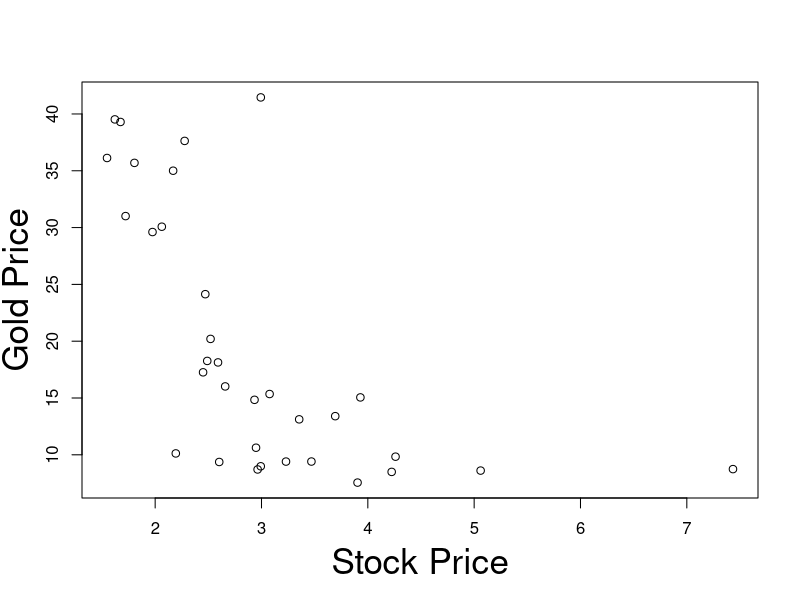
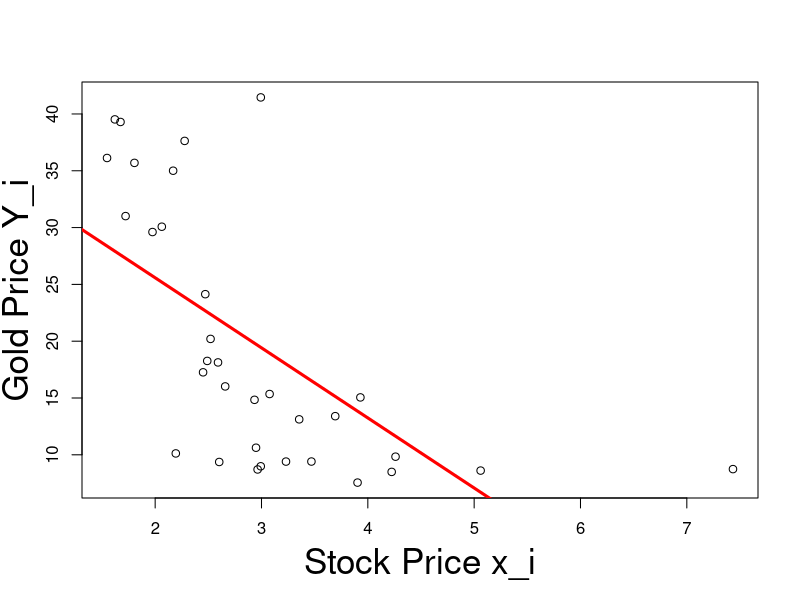

Recreate these plots in R, in order.
## ---- chunk 1
#| echo: false
#| layout-ncol: 1

data <- read.table("datasets/L3eg1data.txt")

#Add column labels to data
colnames(data) <- c("Stock Price","Gold Price")

# Output markdown table from data
knitr::kable(
  list(data[1:11,], data[12:22,], data[23:33,]),
  row.names = TRUE,
  format = "html", 
  table.attr = 'class="table simple table-striped table-hover"',
) 


## ---- chunk 2
prices = read.table(file = "datasets/stock_gold.txt",
                    header = TRUE)

print(prices)
## ---- chunk 3
#| echo: false
#| fig-asp: 1

# Read the data
data <- read.table(file = "datasets/stock_gold.txt",
                   header = TRUE
                  )

stockprice <- data[ , 1]
goldprice <- data[ , 2]

# Create the plot
plot(stockprice,
     goldprice, 
     xlab = "", 
     ylab= "")

# Add labels
mtext("Stock Price", side=1, line=3, cex=2.1)
mtext("Gold Price", side=2, line=2.5, cex=2.1)

# Fit linear regression
fit <- lm(stockprice ~ goldprice)

# Plot regression line in red
abline(fit, col = "red", lwd = 3)
## ---- chunk 4
#| echo: false
#| fig-asp: 1

# Read the data
data1 <- read.table("datasets/L3eg1data.txt")
realgoldprice <- data1[,1]
realstockprice <- data1[,2]

# Create the plot
plot(realgoldprice,
     realstockprice, 
     xlab="", 
     ylab="")

# Add labels
mtext("Stock Price x_i", side=1, line=3, cex=2.1)
mtext("Gold Price Y_i", side=2, line=2.5, cex=2.1)

# Fit linear regression
fit <- lm(realstockprice ~ realgoldprice)

# Plot regression line in red
abline(fit, col = "red", lwd = 3)
